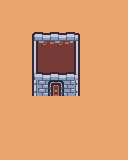

This game map was drawn from its Tiled (.tmx) file and the tilesets committed beside it. A one-line description and the trimmed map source follow:
An orthogonal 8x10 tile map with 16x16 px tiles, 1 tile layer (dungeon).

<map version="1.10" tiledversion="1.11.2" orientation="orthogonal" renderorder="right-down" width="8" height="10" tilewidth="16" tileheight="16" infinite="0" nextlayerid="2" nextobjectid="1">
 <tileset firstgid="1" source="tilemap_packed.tsx" />
 <layer id="1" name="dungeon" width="8" height="10">
  <data>[80 cells, 80 non-empty, 13 distinct tile ids]</data>
 </layer>
</map>
